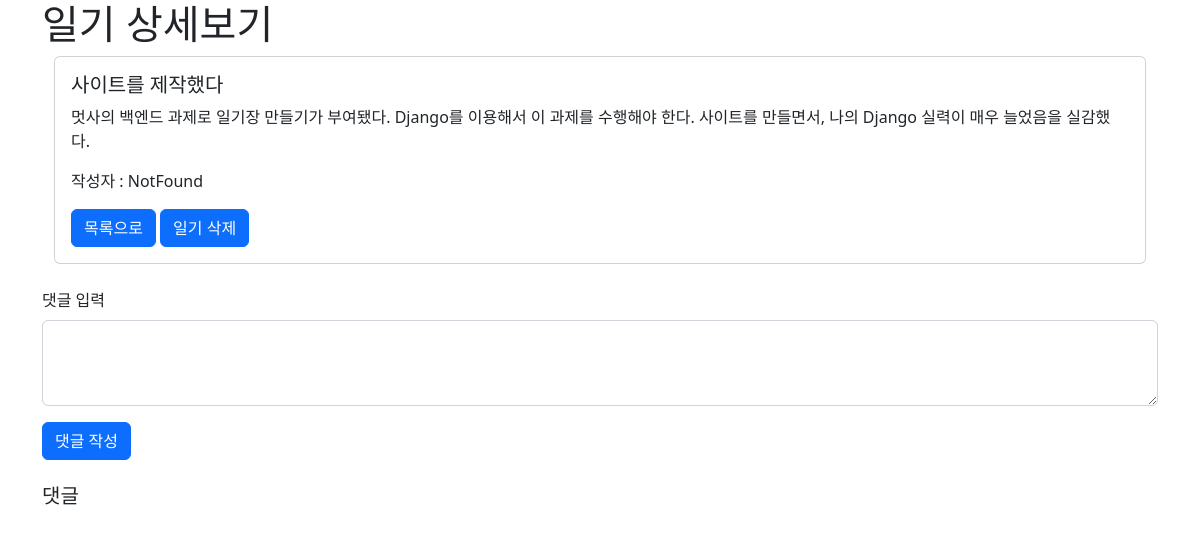
The app's page /1/, older data.
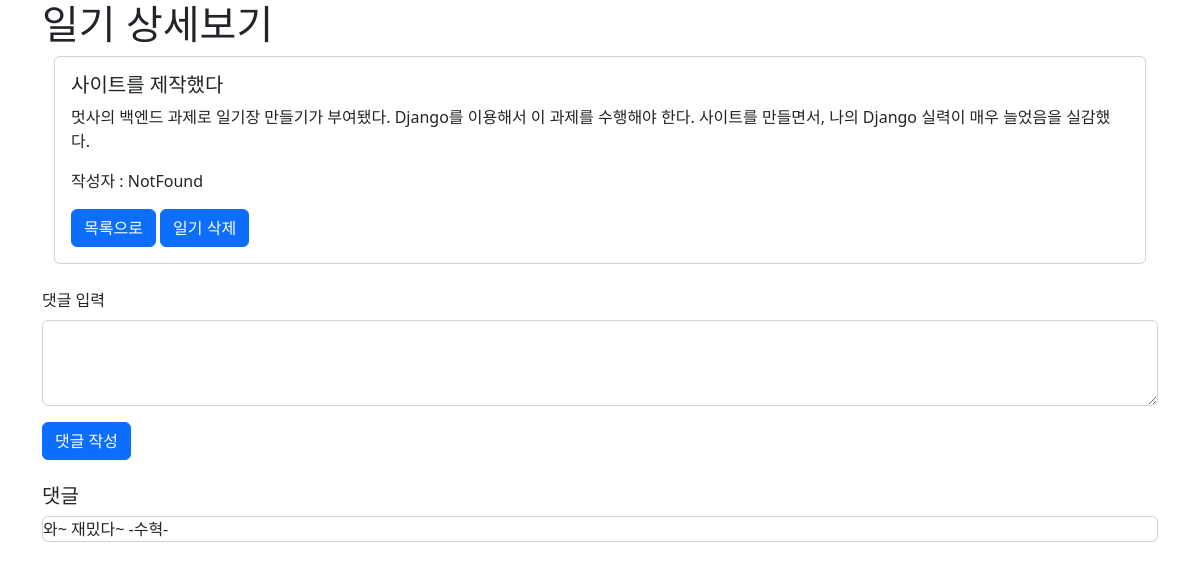
The same page, newer data.
### myposts/models.py (models this page shows)
class Comment(models.Model):
    diary = models.ForeignKey(Diaries, related_name='comments', on_delete=models.CASCADE)
    contents = models.TextField()
    created= models.DateTimeField(auto_now_add=True)

### myposts/views.py (the view)
# urls.py: path('<int:pk>/', views.diary_detail, name='diary_detail'),
def diary_detail(request, pk):
    diary = Diaries.objects.get(id=pk)
    comments = Comment.objects.filter(diary = diary)
    return render(request, 'myposts/diary_detail.html', {'diary': diary, 'comments' : comments})

### myposts/templates/myposts/diary_detail.html (shortened to what this page needs)
<!DOCTYPE html>
<html lang="en">
<head>
    <link href="https://cdn.jsdelivr.net/npm/bootstrap@5.2.3/dist/css/bootstrap.min.css" rel="stylesheet">
    <link rel="stylesheet" href="https://cdn.jsdelivr.net/npm/bootstrap-icons@1.8.0/font/bootstrap-icons.css">
</head>
<body>
    <div class="container">
        <h1>일기 상세보기</h1>
        <div class="container">
            <div class="row">
                <div class="col-md-12">
                    <div class="card">
                        <div class="card-body">
                            <h5 class="card-title">{{ diary.title }}</h5>
                            <p class="card-text">{{ diary.contents }}</p>
                            <p class="card-text">작성자 : {{ diary.writer }}</p>
                            <a href="{% url 'main_page' %}" class="btn btn-primary">목록으로</a>
                            <a href="{% url 'diary_delete' pk=diary.pk %}" class="btn btn-primary">일기 삭제</a>
                        </div>
                    </div>
                </div>
            </div>
        </div>
    </div>
    <div class="container">
        <div class="row mt-4">
            <div class="col-md-12">
                <form action="{% url 'add_comment' pk=diary.pk %}" method="post">
                    <div class="mb-3">
                        <label for="commentInput" class="form-label">댓글 입력</label>
                        <textarea class="form-control" name="commentInput" rows="3"></textarea>
                    </div>
                    <button type="submit" class="btn btn-primary">댓글 작성</button>
                </form>
            </div>
        </div>
        <div class="row mt-4">
            <div class="col-md-12">
                <h5>댓글</h5>
                <div id="commentList">
                    {% for comment in comments %}
                    <div class="card mt-2">
                        <p class="card-text">{{ comment.contents }}</p>
                    </div>
                    {% endfor %}
                </div>
            </div>
        </div>
    </div>
</body>
</html>

Row changes from the older to the newer data that the page shows:
added Comment: contents "와~ 재밌다~ -수혁-"
